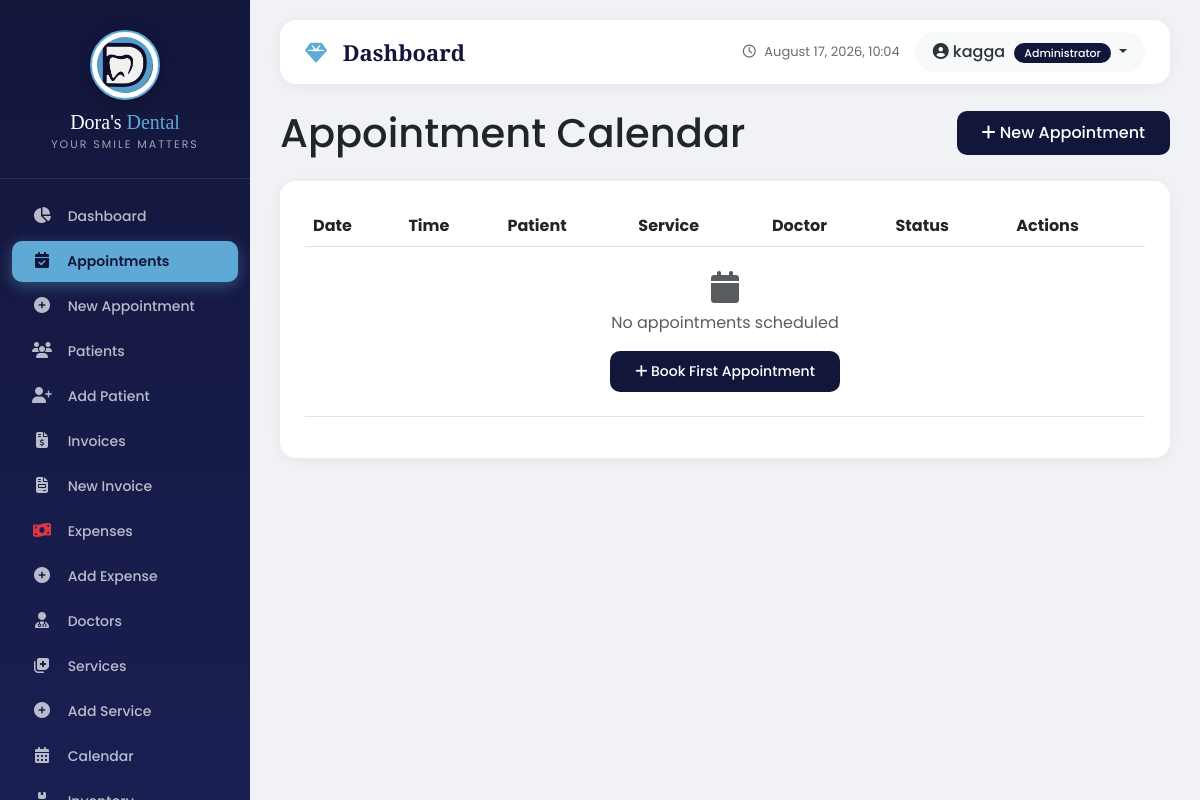
The app's page /appointments/appointments/calendar/ (signed in), older data.
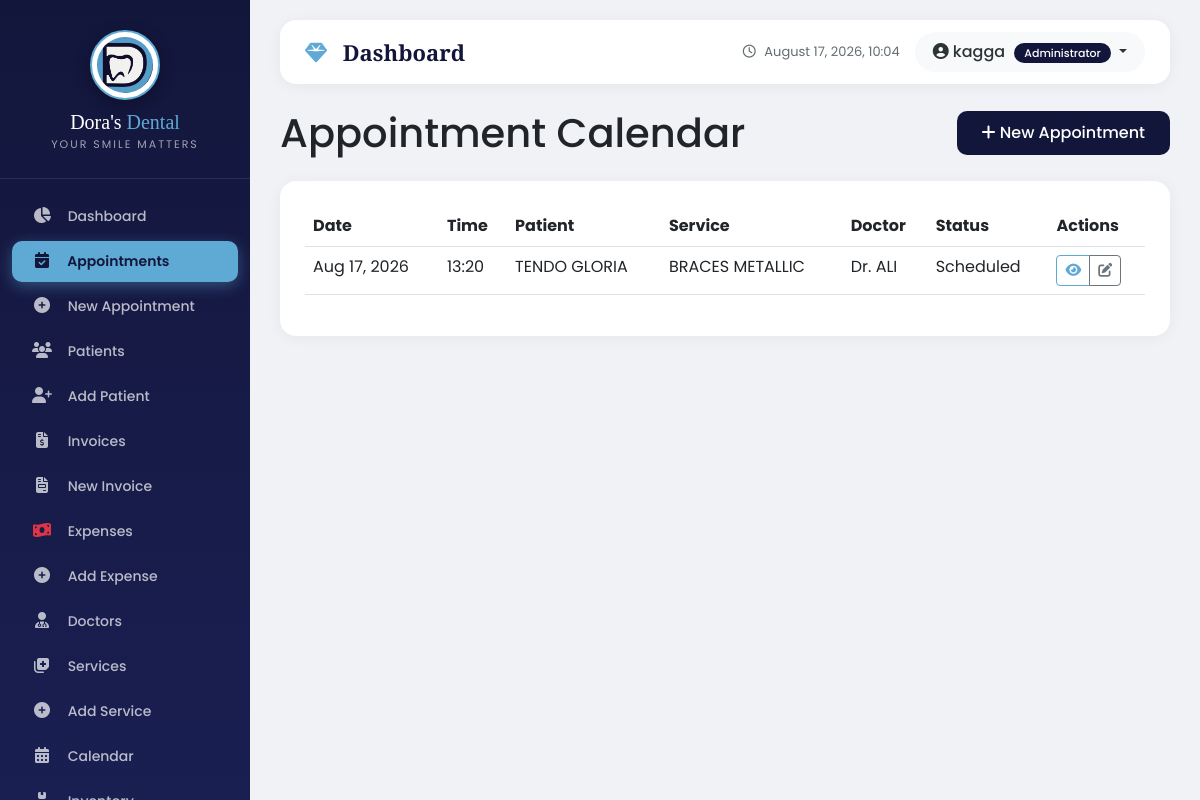
The same page, newer data.
### appointments/models.py (models this page shows, shortened)
class Appointment(models.Model):
    STATUS_CHOICES = [
        ('scheduled', 'Scheduled'),
        ('checked_in', 'Checked In'),
        ('in_progress', 'In Progress'),
        ('completed', 'Completed'),
        ('cancelled', 'Cancelled'),
        ('no_show', 'No Show'),
    ]
    patient = models.ForeignKey(Patient, on_delete=models.CASCADE)
    doctor = models.ForeignKey(Doctor, on_delete=models.CASCADE)
    service = models.ForeignKey(Service, on_delete=models.CASCADE)
    appointment_date = models.DateField()
    appointment_time = models.TimeField()
    duration_minutes = models.IntegerField(default=30)
    status = models.CharField(max_length=20, choices=STATUS_CHOICES, default='scheduled')
    notes = models.TextField(blank=True, null=True)
    diagnosis = models.TextField(blank=True, null=True)
    consultation_notes = models.TextField(blank=True, null=True)
    treatment_plan = models.TextField(blank=True, null=True)
    prescription = models.TextField(blank=True, null=True)
    treatment_cost = models.DecimalField(max_digits=10, decimal_places=2, null=True, blank=True)
    referred_to = models.CharField(max_length=200, blank=True, null=True)
    follow_up_date = models.DateField(null=True, blank=True)
    follow_up_notes = models.TextField(blank=True, null=True)
    notification_email = models.EmailField(blank=True, null=True)
    notification_phone = models.CharField(max_length=20, blank=True, null=True)
    send_reminder = models.BooleanField(default=False)
    reminder_sent = models.BooleanField(default=False)
    created_at = models.DateTimeField(auto_now_add=True)
    updated_at = models.DateTimeField(auto_now=True)
    created_by = models.ForeignKey('auth.User', on_delete=models.SET_NULL, null=True, blank=True)
    class Meta:
        ordering = ['-appointment_date', '-appointment_time']

class Service(models.Model):
    name = models.CharField(max_length=100)
    description = models.TextField(blank=True)
    price = models.DecimalField(max_digits=10, decimal_places=2)
    duration_minutes = models.IntegerField(default=30)
    is_active = models.BooleanField(default=True)
    class Meta:
        ordering = ['name']

class Doctor(models.Model):
    name = models.CharField(max_length=100)
    specialization = models.CharField(max_length=100, blank=True)
    phone = models.CharField(max_length=20, blank=True)
    email = models.EmailField(blank=True)
    is_active = models.BooleanField(default=True)
    class Meta:
        ordering = ['name']

### patients/models.py (models this page shows, shortened)
class Patient(models.Model):
    GENDER_CHOICES = [
        ('M', 'Male'),
        ('F', 'Female'),
        ('O', 'Other'),
    ]
    first_name = models.CharField(max_length=100)
    last_name = models.CharField(max_length=100)
    date_of_birth = models.DateField(blank=True, null=True)
    age_years = models.IntegerField(blank=True, null=True, help_text="If date of birth is unknown, enter age in years")
    gender = models.CharField(max_length=1, choices=GENDER_CHOICES)
    profile_picture = models.ImageField(upload_to='patient_photos/', blank=True, null=True)
    phone = models.CharField(max_length=20)
    email = models.EmailField(blank=True, null=True)
    address = models.TextField(blank=True, null=True)
    next_of_kin = models.CharField(max_length=200, blank=True, null=True)
    next_of_kin_contact = models.CharField(max_length=20, blank=True, null=True)
    under_physician = models.CharField(max_length=3, blank=True, null=True, choices=[('yes', 'Yes'), ('no', 'No')])
    physician_details = models.TextField(blank=True, null=True)
    allergies = models.TextField(blank=True, null=True)
    current_medications = models.TextField(blank=True, null=True)
    reason_for_visit = models.TextField(blank=True, null=True)
    dental_discomfort = models.CharField(max_length=3, blank=True, null=True, choices=[('yes', 'Yes'), ('no', 'No')])
    discomfort_details = models.TextField(blank=True, null=True)
    last_dental_visit = models.DateField(blank=True, null=True)
    previous_surgery = models.CharField(max_length=3, blank=True, null=True, choices=[('yes', 'Yes'), ('no', 'No')])
    surgery_details = models.TextField(blank=True, null=True)
    registered_at = models.DateTimeField(auto_now_add=True)  # ✅ This is the fix!
    is_active = models.BooleanField(default=True)
    @property
    def full_name(self):
        return f"{self.first_name} {self.last_name}"
    @property
    def age(self):
        """Calculate age from date of birth or use age_years"""
        if self.date_of_birth:
            today = date.today()
            age = today.year - self.date_of_birth.year
            if (today.month, today.day) < (self.date_of_birth.month, self.date_of_birth.day):
                age -= 1
            return age
        return self.age_years
    class Meta:
        ordering = ['first_name', 'last_name']
        verbose_name = "Patient"
        verbose_name_plural = "Patients"

### appointments/views.py (the view)
# urls.py: path('appointments/calendar/', views.calendar_view, name='calendar'),
@login_required
def calendar_view(request):
    user_profile = request.user.profile
    if is_doctor(request.user):
        doctor = user_profile.doctor
        if doctor:
            appointments = Appointment.objects.filter(doctor=doctor)
        else:
            appointments = Appointment.objects.none()
    else:
        appointments = Appointment.objects.all()
    return render(request, 'appointments/calendar.html', {
        'appointments': appointments,
        'is_doctor': is_doctor(request.user),
    })

### appointments/views.py (called while the page is built)
def is_doctor(user):
    return hasattr(user, 'profile') and user.profile.role == 'doctor'

### core/models.py (called while the page is built)
    @classmethod
    def get_settings(cls):
        settings, created = cls.objects.get_or_create(id=1)
        return settings

### templates/appointments/calendar.html
{% extends 'base.html' %}
{% load static %}
{% block content %}
<div class="d-flex justify-content-between align-items-center mb-4">
    <h1 class="mb-0">Appointment Calendar</h1>
    <a href="{% url 'appointments:add' %}" class="btn btn-primary">
        <i class="fas fa-plus"></i> New Appointment
    </a>
</div>
<div class="card">
    <div class="card-body">
        <div class="table-responsive">
            <table class="table table-hover">
                <thead>
                    <tr>
                        <th>Date</th>
                        <th>Time</th>
                        <th>Patient</th>
                        <th>Service</th>
                        <th>Doctor</th>
                        <th>Status</th>
                        <th>Actions</th>
                    </tr>
                </thead>
                <tbody>
                    {% for appointment in appointments %}
                    <tr>
                        <td>{{ appointment.appointment_date|date:"M d, Y" }}</td>
                        <td>{{ appointment.appointment_time|time:"H:i" }}</td>
                        <td>{{ appointment.patient.full_name }}</td>
                        <td>{{ appointment.service.name }}</td>
                        <td>Dr. {{ appointment.doctor.name }}</td>
                        <td>
                            <span class="badge-status {{ appointment.status }}">
                                {{ appointment.get_status_display }}
                            </span>
                        </td>
                        <td>
                            <div class="btn-group btn-group-sm">
                                <a href="{% url 'appointments:detail' appointment.pk %}" class="btn btn-outline-primary">
                                    <i class="fas fa-eye"></i>
                                </a>
                                <a href="{% url 'appointments:edit' appointment.pk %}" class="btn btn-outline-secondary">
                                    <i class="fas fa-edit"></i>
                                </a>
                            </div>
                        </td>
                    </tr>
                    {% empty %}
                    <tr>
                        <td colspan="7" class="text-center py-4">
                            <i class="fas fa-calendar fa-2x text-muted mb-2 d-block"></i>
                            <p class="text-muted">No appointments scheduled</p>
                            <a href="{% url 'appointments:add' %}" class="btn btn-primary btn-sm">
                                <i class="fas fa-plus"></i> Book First Appointment
                            </a>
                        </td>
                    </tr>
                    {% endfor %}
                </tbody>
            </table>
        </div>
    </div>
</div>
{% endblock %}

Row changes from the older to the newer data that the page shows:
added Appointment: appointment_date "Aug 17, 2026", appointment_time "13:20", patient.full_name "TENDO GLORIA", service.name "BRACES METALLIC", doctor.name "ALI", status "Scheduled"
Text that changed along with them:
text no longer shown: "No appointments scheduled Book First Appointment"
